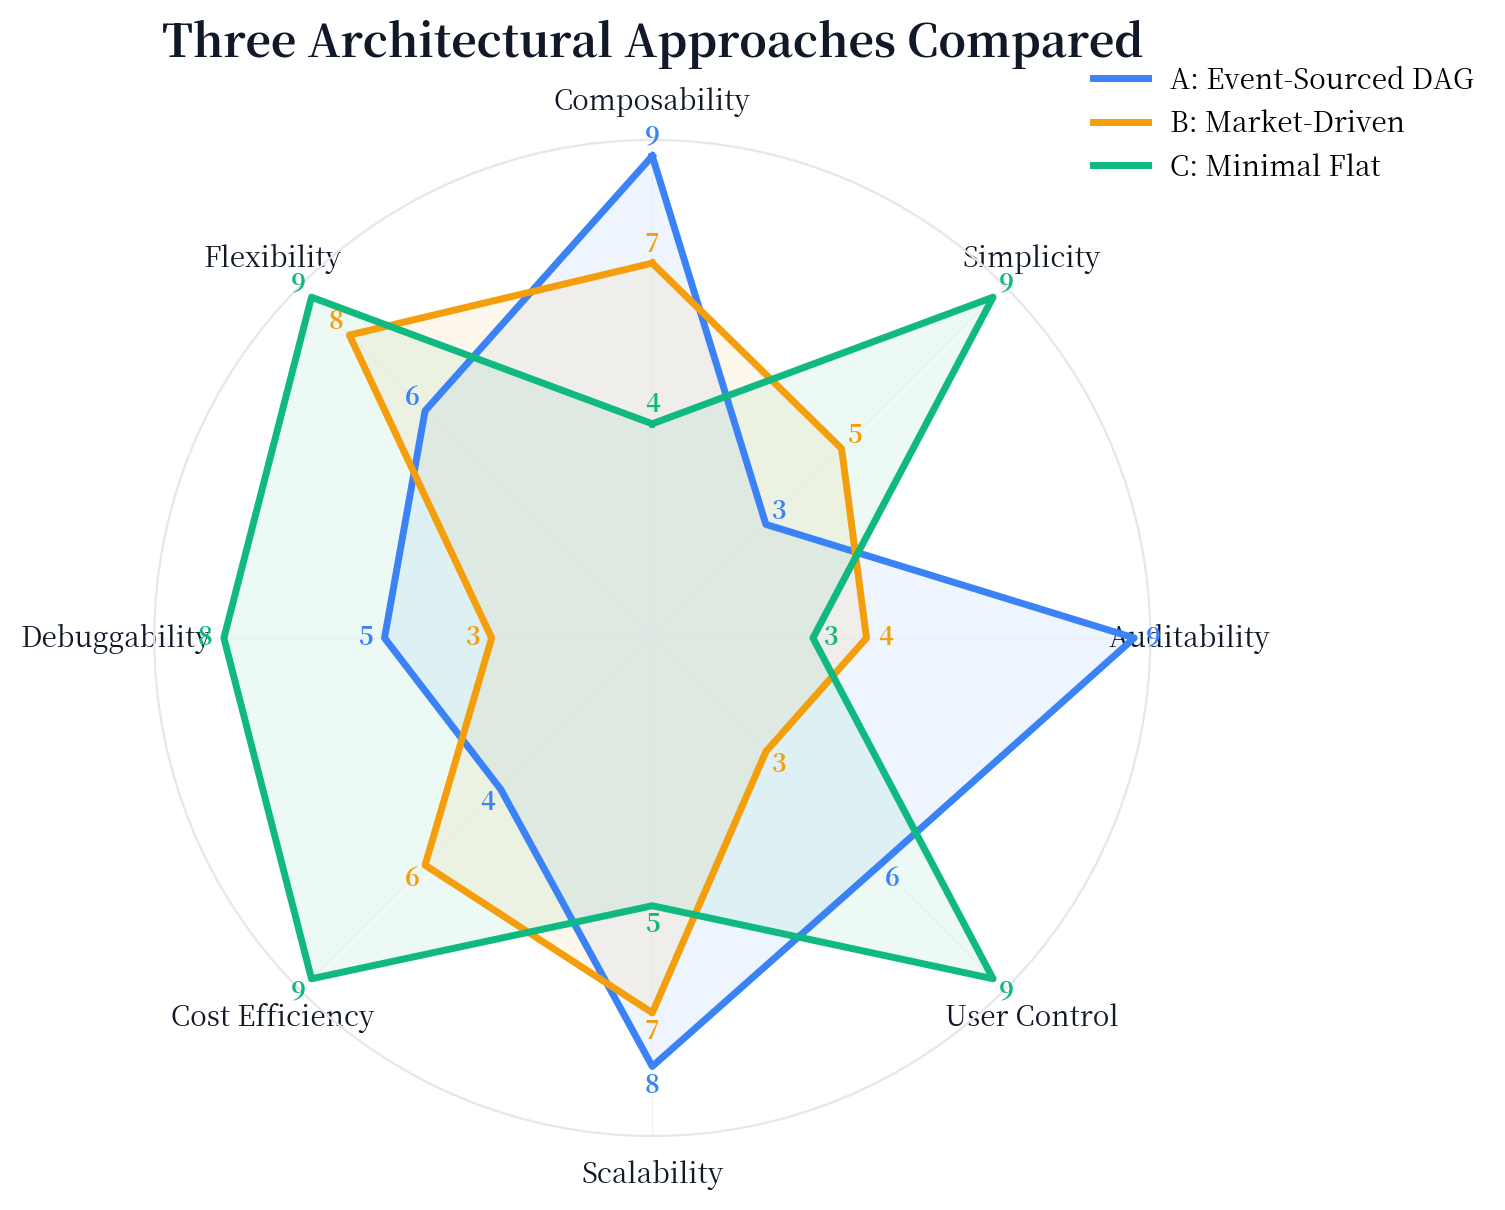

Write the Python code that produced this figure.
#!/usr/bin/env python3
"""Three Approaches Radar: Comparing A (DAG), B (Market), C (Flat Registry)."""

import matplotlib
import matplotlib.pyplot as plt
import matplotlib.font_manager as fm
import numpy as np
import os

# ── Font Setup ──
fm.fontManager.addfont('/usr/share/fonts/truetype/noto-serif-sc/NotoSerifSC-Regular.ttf')
fm.fontManager.addfont('/usr/share/fonts/truetype/dejavu/DejaVuSans.ttf')
plt.rcParams['font.sans-serif'] = ['Noto Serif SC', 'DejaVu Sans']
plt.rcParams['axes.unicode_minus'] = False

# ── Colors ──
C_BLUE = '#3B82F6'
C_AMBER = '#F59E0B'
C_GREEN = '#10B981'
G200 = '#E5E7EB'
G900 = '#111827'

# ── Data ──
categories = [
    'Composability',
    'Simplicity',
    'Auditability',
    'User Control',
    'Scalability',
    'Cost Efficiency',
    'Debuggability',
    'Flexibility',
]

# Scores 0-10 for each approach across each dimension
approach_a = [9, 3, 9, 6, 8, 4, 5, 6]   # Event-Sourced DAG
approach_b = [7, 5, 4, 3, 7, 6, 3, 8]   # Market-Driven
approach_c = [4, 9, 3, 9, 5, 9, 8, 9]   # Minimal Flat Registry

datasets = [approach_a, approach_b, approach_c]
series_names = ['A: Event-Sourced DAG', 'B: Market-Driven', 'C: Minimal Flat']
colors = [C_BLUE, C_AMBER, C_GREEN]

N = len(categories)
angles = np.linspace(0, 2*np.pi, N, endpoint=False).tolist()
angles += angles[:1]  # Close the polygon

fig, ax = plt.subplots(figsize=(8, 8), subplot_kw=dict(polar=True))
ax.set_theta_offset(np.pi / 2)
ax.set_theta_direction(-1)

ax.set_xticks(angles[:-1])
ax.set_xticklabels(categories, fontsize=10, color=G900)
ax.yaxis.set_visible(False)

# Grid beautification
ax.spines['polar'].set_color(G200)
ax.grid(color=G200, linewidth=0.5, alpha=0.5)

for data, name, color in zip(datasets, series_names, colors):
    vals = data + data[:1]  # Close the polygon
    ax.plot(angles, vals, color=color, linewidth=2.5, label=name, zorder=3)
    ax.fill(angles, vals, color=color, alpha=0.08)

# Add value labels for each point
for data, color in zip(datasets, colors):
    vals = data + data[:1]
    for i, (angle, val) in enumerate(zip(angles, vals)):
        if i < N:  # Don't label the closing point
            ax.text(angle, val + 0.35, str(val), ha='center', va='center',
                    fontsize=9, fontweight='bold', color=color, zorder=4)

ax.legend(loc='upper right', bbox_to_anchor=(1.35, 1.1), frameon=False, fontsize=10)
ax.set_title('Three Architectural Approaches Compared', pad=30,
             fontsize=16, fontweight='bold', color=G900)

fig.tight_layout()
fig.savefig('/home/z/my-project/download/approaches-radar.png', dpi=200,
            facecolor='white', bbox_inches='tight')
plt.close(fig)
print('✅ /home/z/my-project/download/approaches-radar.png')
